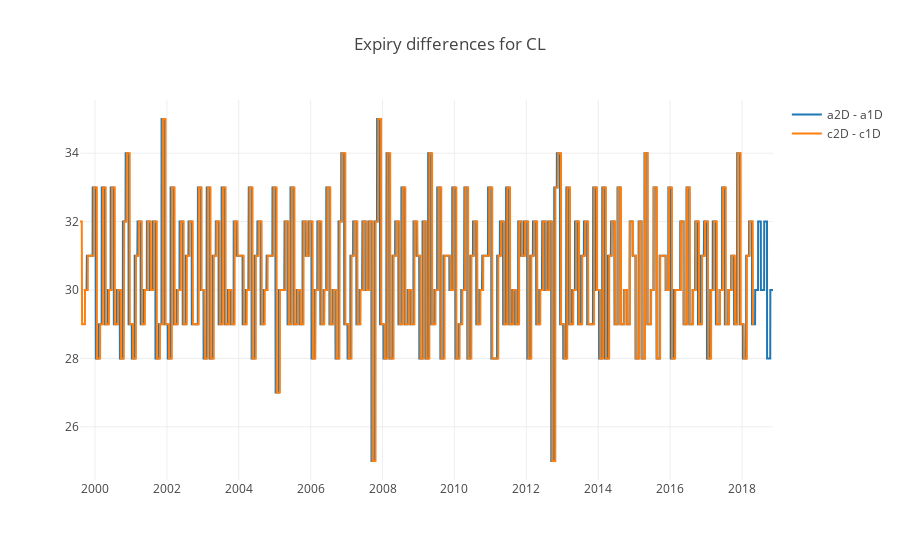

The code cell stored with this chart in its notebook:
### Code cell
mkt='CL'
ad1 = pd.read_csv('/Users/xren/Downloads/%sa1-D.csv'%mkt, parse_dates=['date', 'exp']);ad1.name = 'ad1'
ad2 = pd.read_csv('/Users/xren/Downloads/%sa2-D.csv'%mkt, parse_dates=['date', 'exp']);ad2.name = 'ad2'
ad2.price = winsorize(ad2.price, limits=.01)
cd1 = pd.read_csv('/Users/xren/Downloads/%sc1-D.csv'%mkt, parse_dates=['date', 'exp']);cd1.name = 'cd1'
cd2 = pd.read_csv('/Users/xren/Downloads/%sc2-D.csv'%mkt, parse_dates=['date', 'exp']);cd2.name = 'cd2'
d  = pd.read_csv('/Users/xren/Downloads/%s-D.csv'%mkt, parse_dates=['date', 'exp']);d.name = 'd'


ax = None
for df in [ad1,ad2,cd1,cd2,d]:
    ax = ad1.plot(x='date', y='price', figsize=(16,10), label=df.name, ax=ax)
ymin, ymax = ax.get_ylim()
ax.vlines(x=ad1.exp.unique(), ymin=ymin, ymax=ymax-1, color='g', lw=.1)

ax2 = ax.twinx()
for df in [ad1,ad2,cd1,cd2]:
    df.plot(x='date', y='exp', figsize=(16,10), label=df.name, ax=ax2)

dexp_a = (ad2.set_index('date').exp-ad1.set_index('date').exp).dt.days.dropna()
dexp_c = (cd2.set_index('date').exp-cd1.set_index('date').exp).dt.days.dropna()

iplot(go.Figure(data=[
                        go.Scatter(x=dexp_a.index, y=dexp_a.values, name='a2D - a1D'),
                        go.Scatter(x=dexp_c.index, y=dexp_c.values, name='c2D - c1D'),
                    ], 
                layout=go.Layout(showlegend=True, title='Expiry differences for %s'%mkt)))

    
#ax = pd.DataFrame([], columns=['a2D - a1D']).plot(
#    figsize=(16,10),legend=True,label='ad2.exp-ad1.exp',title='Difference in expiry for %s'%mkt)
#pd.DataFrame((cd2.set_index('date').exp-cd1.set_index('date').exp).dt.days.dropna()).plot(
#    ax = ax, label='cd2.exp-cd1.exp', legend=True, grid=True)
#ax.set_ylabel("Days")

### Figure 1 — Plotly figure (JSON) as saved in the notebook; plotly's stock layout.template omitted (floating-point values rounded to 4 significant figures; data arrays with more than 128 entries replaced by an {"elided": "..."} marker saying what was removed)
{"data": [{"name": "a2D - a1D", "type": "scatter", "uid": "38d43c98-e8ac-11e8-b5e2-acde48001122", "x": {"elided": "4841 str values"}, "y": {"elided": "4841 int values"}}, {"name": "c2D - c1D", "type": "scatter", "uid": "38d43e08-e8ac-11e8-9592-acde48001122", "x": {"elided": "4775 str values"}, "y": {"elided": "4775 int values"}}], "layout": {"autosize": true, "showlegend": true, "title": "Expiry differences for CL", "xaxis": {"autorange": true, "range": ["1999-08-02", "2018-11-12"], "type": "date"}, "yaxis": {"autorange": true, "range": [24.44, 35.56], "type": "linear"}}}
